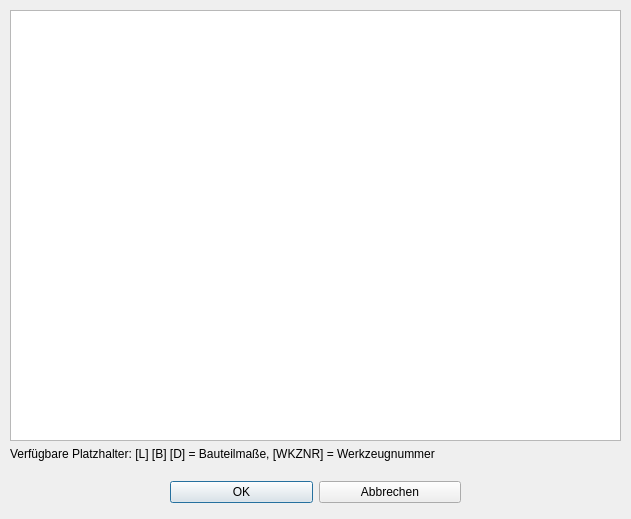
<?xml version="1.0" encoding="UTF-8"?>
<ui version="4.0">
 <class>Dialog_wkzWechselText</class>
 <widget class="QDialog" name="Dialog_wkzWechselText">
  <property name="geometry">
   <rect>
    <x>0</x>
    <y>0</y>
    <width>631</width>
    <height>519</height>
   </rect>
  </property>
  <property name="windowTitle">
   <string>Werkzeugwechselbefehle</string>
  </property>
  <widget class="QWidget" name="layoutWidget">
   <property name="geometry">
    <rect>
     <x>10</x>
     <y>10</y>
     <width>611</width>
     <height>451</height>
    </rect>
   </property>
   <layout class="QVBoxLayout" name="verticalLayout">
    <item>
     <widget class="QPlainTextEdit" name="plainTextEdit">
      <property name="lineWrapMode">
       <enum>QPlainTextEdit::LineWrapMode::NoWrap</enum>
      </property>
     </widget>
    </item>
    <item>
     <widget class="QLabel" name="label">
      <property name="text">
       <string>Verfügbare Platzhalter: [L] [B] [D] = Bauteilmaße, [WKZNR] = Werkzeugnummer</string>
      </property>
     </widget>
    </item>
   </layout>
  </widget>
  <widget class="QWidget" name="layoutWidget">
   <property name="geometry">
    <rect>
     <x>170</x>
     <y>480</y>
     <width>291</width>
     <height>25</height>
    </rect>
   </property>
   <layout class="QHBoxLayout" name="horizontalLayout">
    <item>
     <widget class="QPushButton" name="pushButton_ok">
      <property name="text">
       <string>OK</string>
      </property>
     </widget>
    </item>
    <item>
     <widget class="QPushButton" name="pushButton_abbrechen">
      <property name="text">
       <string>Abbrechen</string>
      </property>
     </widget>
    </item>
   </layout>
  </widget>
 </widget>
 <resources/>
 <connections/>
</ui>
